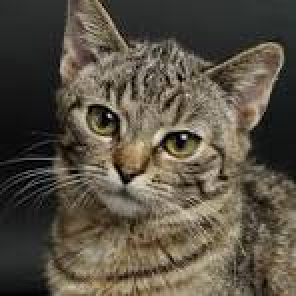
#> input picture image/image.jpg, 148 x 148 px (shown 2 times larger)
$ python masking.py
#> lines starting #> are read from the running program, lines starting #| are printed output that depends on the picture; after the words box and inside, x2 and y2 are one past the last pixel; in counts of white or black regions, pixels touching at a corner belong together
import cv2 as cv
import numpy as np

img = cv.imread('image/image.jpg')
#> img is the input picture: shape (148, 148, 3); mean B, G, R 67.6, 80.9, 88.4
img = cv.resize(img,(500,500),interpolation=cv.INTER_AREA)
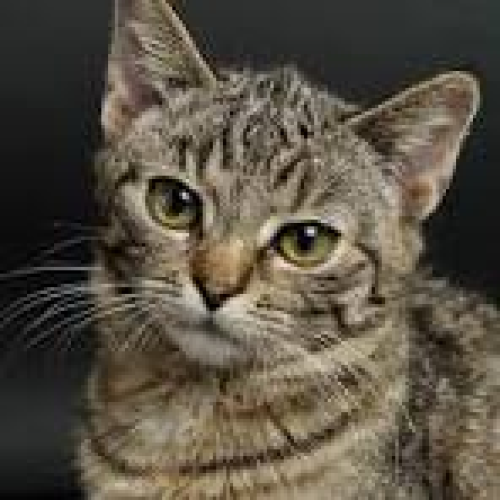
#> img: shape (500, 500, 3); mean B, G, R 67.6, 80.8, 88.4
cv.imshow('Image', img)

blank = np.zeros(img.shape[:2], dtype='uint8')
cv.imshow('Blank Image', blank)

mask = cv.circle(blank, (img.shape[1]//2, img.shape[0]//2), 100, 255, -1)
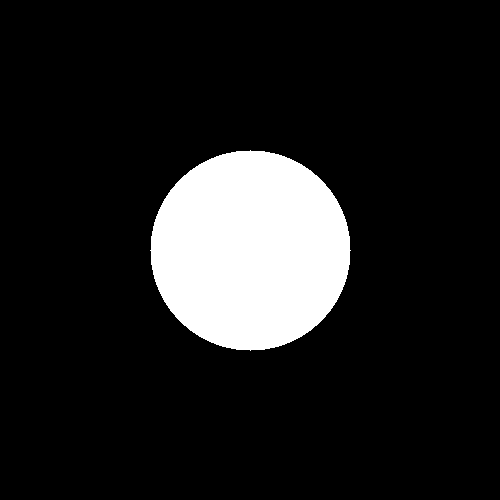
#> blank: shape (500, 500); 12.6% white; 1 white region, box (x1, y1, x2, y2) and area: (150, 150, 351, 351) 31417
cv.imshow('Mask', mask)

masked = cv.bitwise_and(img, img, mask=mask)
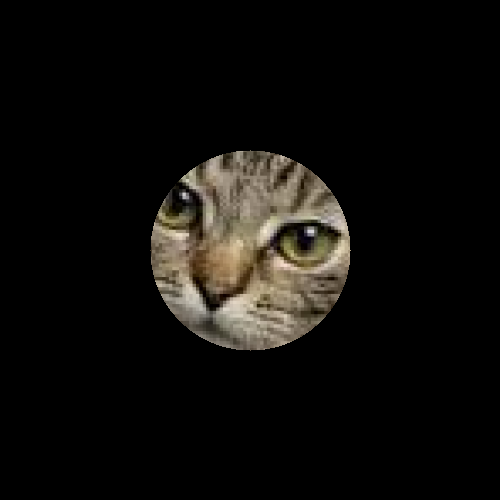
#> masked: shape (500, 500, 3); mean B, G, R 11.5, 14.1, 15.7
cv.imshow('Masked Image', masked)

cv.waitKey(0)
